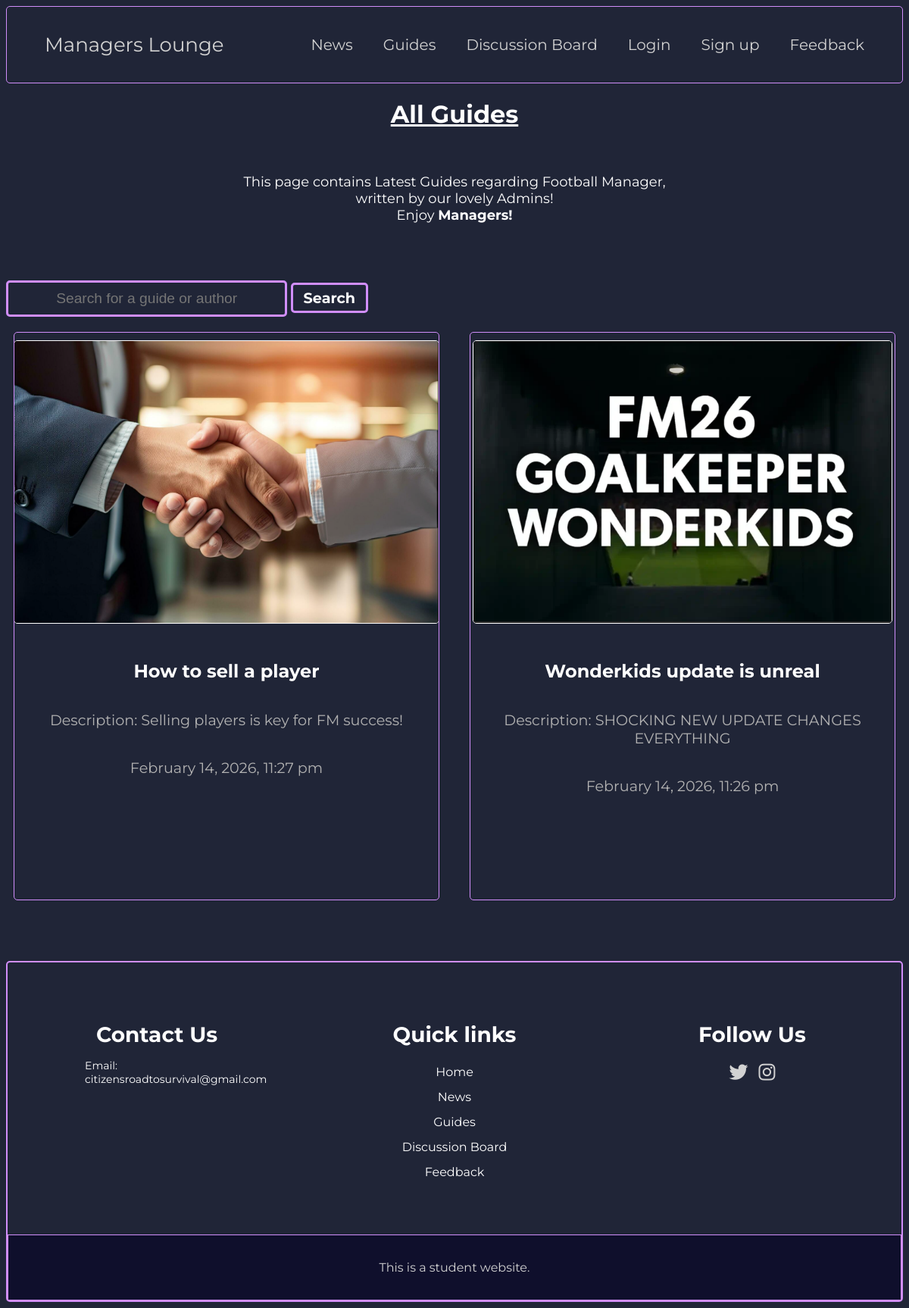
The page /listguides.php on the database its author committed.
### tables this page shows
CREATE TABLE `guides` (
  `id` int(11) NOT NULL,
  `title` text NOT NULL,
  `description` text NOT NULL,
  `picture` blob NOT NULL,
  `content` text NOT NULL,
  `username` text NOT NULL,
  `time_created` timestamp NOT NULL DEFAULT current_timestamp() ON UPDATE current_timestamp(),
  `comments` text NOT NULL
);

### listguides.php (the view, shortened to what this page needs)
<?php
include 'connectdb.php';
$news = [];
if (empty($news)) {
    $stmt = $conn->prepare("SELECT * FROM guides ORDER BY time_created DESC");
    $stmt->execute();
    $result = $stmt->get_result();
    while ($row = $result->fetch_assoc()) {
        $news[] = $row;
    }
}
?>
<!DOCTYPE html>
<html lang="en">
<head>
    <link rel="stylesheet" href="listnews.css">
    <link rel="stylesheet" href="main.css">
        <link rel="stylesheet" href="https://cdnjs.cloudflare.com/ajax/libs/font-awesome/6.5.0/css/all.min.css">
</head>
<body>
    <header class="header">
        <div class="header_content">
            <a href="index.html" class="logo">Managers Lounge</a>
            <nav class="nav">
                <ul class="nav_list">
                    <li class="nav_item"> <a href="listnews.php" class="nav_link">News</a></li>
                    <li class="nav_item"> <a href="listguides.php" class="nav_link">Guides</a></li>
                    <li class="nav_item"> <a href="discussionboard.php" class="nav_link">Discussion Board</a></li>
                    <li class="nav_item" id="login"> <a href="login.php" class="nav_link">Login</a></li>
                    <li class="nav_item"> <a href="signup.php" class="nav_link">Sign up</a></li>
                    <li class="nav_item"> <a href="feedback.php" class="nav_link">Feedback</a></li>
                </ul>
            </nav>
        </div>
    </header>
<h1 class="title"><u>All Guides</u></h1>
<br>
<p class="welcome-message"> This page contains Latest Guides regarding Football Manager, <br> written by our lovely Admins! <br> Enjoy <b>Managers! </b> </p>
<br> <br>
<br>
    <div class="search-button">
        <form method='POST'>
            <input type="text" class="search-btn" placeholder="Search for a guide or author" name="search">
            <button name="submit">Search</button>
        </form>
    </div>
    <div class="posts-container">
        <?php
        if (!empty($news)) {
            foreach ($news as $row) {
                echo '<section class="newsCard">';
                  if (!empty($row['picture'])) {
                    echo '<img src="' . htmlspecialchars($row['picture']) . '" alt="Guide image" class="listnews-article-image">' . '<br>';
                }
                echo '<p><a class=article-title href="retrieve_guides.php?id=' . htmlspecialchars($row['id']) . '">' .  '<b>', htmlspecialchars($row['title']) . '</b>' , '</a></p>';
                echo '<p>Description: ' . htmlspecialchars($row['description']) . '</p>';
                echo "<p>". date("F j, Y, g:i a", strtotime($row['time_created'])) . "</p>";
                echo '</section>';
            }
        } else {
            echo "<p>No guides found.</p>";
        }
        ?>
    </div>
        <footer>
        <div class="f-container">
            <div class="footer-content">
                <h3>Contact Us</h3>
                <p>Email: citizensroadtosurvival@gmail.com</p>
            </div>
            <div class="footer-content">
                <h3> Quick links</h3>
                <ul class="f-list">
                    <li><a href="index.html">Home</a></li>
                    <li><a href="listnews.php">News</a></li>
                    <li><a href="listguides.php">Guides</a></li>
                    <li><a href="discussionboard.php">Discussion Board</a></li>
                    <li><a href="feedback.php">Feedback</a></li>
                </ul>
            </div>
            <div class="footer-content">
                <h3>Follow Us</h3>
                <ul class="social-icons">
                    <li><a href="https://x.com/Citizens_RoadTS"><i class="fab fa-twitter"></i></a></li>
                    <li><a href="https://www.instagram.com/citizensroadtosurvival/"><i class="fab fa-instagram"></i></a></li>
                </ul>
            </div>
        </div>
        <div class="bottom-bar">
            <p>This is a student website.</p>
        </div>
    </footer>
</body>
</html>

### listnews.css (style rules this page uses)
a { color: white; }
img { width: auto; height: 50%; border: 3px solid #D18EFB; border-radius: 5px; }
.search-btn { text-align: center; border: 3px solid #D18EFB; padding: 10px 69px; border-radius: 5px; cursor: pointer; color: white; text-decoration: none; background-color: #202537; display: inline-block; font-size: 120%; transition-duration: 0.4s; }
.search-button input { padding-left: 5%; padding-right: 5%; font-size: larger; border: 3px solid #D18EFB; }
.search-button button { text-align: center; padding: 5px 14px; border: 3px solid #D18EFB; background-color: #202537; cursor: pointer;; text-decoration: none; display: inline-block; font-size: 120%; transition-duration: 0.4s; color: white; }
.welcome-message { text-align: center; font-size: large; }
.article-title { text-align: center; font-size: larger; }
.article-title b { text-align: center; }
.posts-container { display: grid; grid-template-columns: auto auto; gap: 20px; margin-top: 20px; max-width: 100%; margin-bottom: 70px; }
.newsCard { border: 1px solid #D18EFB; border-radius: 5px; color: #b2b2b2; display: flex; flex-direction: column; overflow: hidden; text-align: center; align-items: center; margin-bottom: 10px; margin-left: 10px; margin-right: 10px; font-size: larger; max-height: 750px; }
.newsCard img { text-align: center; }
.listnews-article-image { margin-top: 10px; margin-bottom: 5px; width: 100%; height: auto; object-fit: cover; object-position: center; display: block; text-align: center; border: 1px solid white; transition: all 0.4s; }
.article-title { font-size: 24px; text-decoration: none; margin-top: 10px; }
@media (min-width: 700px) { .listnews-article-image { width: fit-content; max-height: 50%; } }

### main.css (style rules this page uses)
body { font-family: "Montserrat", sans-serif; font-optical-sizing: auto; font-weight: weight; font-style: normal; background-color: #202537; color: #FFFFFF; }
* { box-sizing: border-box; }
nav { margin: 0; padding: 0; }
ul { list-style: none; }
.nav { transition: all 0.4s ease-in-out; }
a { text-decoration: none; color: inherit; }
.logo { color: #D2D2D2; font-size: 26px; }
.header { position: relative; width: 100%; top: 0; border: 1px solid #D18EFB; border-radius: 5px; padding: 20px; ; }
.header_content { display: flex; align-items: center; justify-content: space-between; padding: 0 30px; min-height: 60px; }
.nav_list { display: flex; column-gap: 40px; }
.nav_link { color: #D2D2D2; font-size: 20px; transition: all 0.4s; }
.title { text-align: center; }
footer { background-color: transparent; padding-top: 50px; border: 2px solid #D18EFB; border-radius: 5px; }
.f-container { max-width: 100%; margin: auto; display: flex; justify-content: center; }
.footer-content { width: 33.3%; }
.footer-content h3 { font-size: 28px; margin-bottom: 15px; text-align: center; }
.footer-content p { width: 190px; margin: auto; font-size: 14px; }
.footer-content ul { text-align: center; }
.f-list { padding: 0; }
.f-list li { width: auto; text-align: center; list-style-type: none; padding: 7px; position: relative; }
.f-list li::before { content: ""; position: absolute; left: 50%; top: 100%; transform: translate(-50%, -50%); width: 0; height: 2px; background: #316E74; transition-duration: 0.4s; }
.social-icons { text-align: center; padding: 0; }
.social-icons li { display: inline-block; text-align: center; padding: 5px; }
.social-icons i { color: #D2D2D2; font-size: 25px; }
.bottom-bar { background-color: #0F0F2C; padding: 10px 0; text-align: center; margin-top: 50px; border: 1px solid #D18EFB; }
.bottom-bar p { font-size: 14px; color: #D2D2D2; font-size: 16px; padding: 7px; }
a { color: white; }
button { font-family: "Montserrat", sans-serif; border: 3px solid #D18EFB; border-radius: 5px; cursor: pointer; text-decoration: none; padding: 10px 24px; color: #FFFFFF; transition-duration: 0.4s; font-weight: bold; background-color: #202537; }

### rows shown on the page
guides: picture (picture), title "How to sell a player", description "Selling players is key for FM success!", time_created "February 14, 2026, 11:27 pm"
guides: picture (picture), title "Wonderkids update is unreal", description "SHOCKING NEW UPDATE CHANGES EVERYTHING", time_created "February 14, 2026, 11:26 pm"
